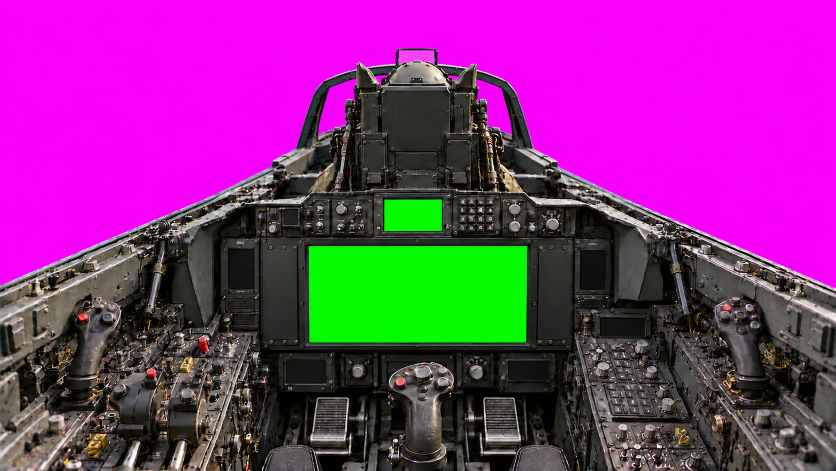
#> input picture assets/originals/cockpit/f15ex_day.png, 1672 x 941 px (shown at 1/2 size); its folder holds 2 pictures in this run
$ python cockpit_tiles.py
#> lines starting #> are read from the running program, lines starting #| are printed output that depends on the picture
"""The F-15 cockpit photos in four overlapping tiles each, and the prompt for each, for the owner to regenerate at 2x
(docs/ASSETS.md, «القمرة»: the photos are 1672 x 941 and are drawn some 1.7x larger on an iPhone).

  python3 tools/cockpit_tiles.py      # build/cockpit_tiles/{day,night}_{1..4}.png and .txt

Tiles: 940 x 529 of the original (16:9), two by two, overlapping 208 px across and 117 px down; each upscaled 2x
(Lanczos) so the generator keeps the size. 1 top left, 2 top right, 3 bottom left, 4 bottom right; their corners in the
original are TILES. Each prompt: the shared rules, the tile's own contents (where the magenta and green areas are, in
per cent of the tile), and day or night light. These are the prompts the owner was given.

Not written yet: putting the regenerated tiles back together (each found on the original by SIFT then ECC, blended over
the overlaps, the low frequencies from the original as in make_region.py's mosaic()), into a 3344 x 1882 photo for
make_cockpit.py.
"""
import os
import cv2

ROOT = os.path.dirname(os.path.dirname(os.path.abspath(__file__)))
SRC = os.path.join(ROOT, 'assets', 'originals', 'cockpit')
OUT = os.path.join(ROOT, 'build', 'cockpit_tiles')
W, H = 940, 529
TILES = {1: (0, 0), 2: (732, 0), 3: (0, 412), 4: (732, 412)}

CROP = {
    1: 'the top-left quarter of the full cockpit image. Flat magenta fills the upper-left two thirds (where the sky is), bounded by the left canopy rail, which runs as a straight diagonal from the bottom-left corner up to the right edge at about 24% of the height. Upper right: the canopy frame arch, and the front ejection seat headrest with two small pointed "horns" on top and a rectangular handle above it; magenta also shows through the arch between the arch and the headrest. Lower right: the top of the instrument panel with a row of knobs and switches, one small flat green rectangle (x 82-94%, y 75-87%), and the top edge of the large flat green display along the bottom (x 66-100%, y 93-100%).',
    2: 'the top-right quarter of the full cockpit image. Flat magenta fills the upper-right two thirds (where the sky is), bounded by the right canopy rail, which runs as a straight diagonal from the bottom-right corner up to the left edge at about 25% of the height. Upper left: the front ejection seat headrest with two small pointed "horns" on top and a rectangular handle above it, and the canopy frame arch curving to the right; magenta also shows through the arch. Lower left: the top of the instrument panel with one small flat green rectangle (x 4-16%, y 75-87%), a keypad of 4 x 4 square keys, two round knobs and a rotary selector, and the top edge of the large flat green display along the bottom (x 0-34%, y 93-100%).',
    3: 'the bottom-left quarter of the full cockpit image. Only a small flat magenta triangle in the top-left corner (along the top edge to about x 40%, and down the left edge to about y 29%), above the left canopy rail. Left: the left side console with the throttle grip (a red button on top), rows of knobs and toggle switches, a red guarded switch, and two small yellow-and-black handles; a hydraulic strut rises diagonally behind it. Right: the left part of the large flat green display (x 66-100%, y 15-52%) in a thick black bezel with screws, and the bottom of the small flat green display at the top (x 82-94%, y 0-9%). Bottom right: a rudder pedal, and the centre control stick grip with a red button. Bottom centre: the top edge of the seat cushion.',
    4: 'the bottom-right quarter of the full cockpit image. Only a small flat magenta triangle in the top-right corner (along the top edge from about x 58%, and down the right edge to about y 30%), above the right canopy rail. Left: the right part of the large flat green display (x 0-34%, y 15-52%) in a thick black bezel with screws, and the bottom of the small flat green display at the top (x 4-16%, y 0-9%). Bottom left: the centre control stick grip with a red button, and a rudder pedal. Right: the right side console with a keypad and many knobs, the right side-stick grip (a red button on top), and a hydraulic strut rising diagonally. Bottom centre: the top edge of the seat cushion.',
}


def prompt(k, night):
    n = night
    mats = ['Panels and consoles: matte dark grey painted aluminium (aviation grey), lightly worn on the edges, ' + ('' if n else 'a few real scuffs, ') + 'very fine paint texture.',
            'Knobs: black anodised metal with fine knurling. Toggle switches: chrome bat handles with metal guards.' + (' Keypad keys: square, dark grey, with crisp edges' + (' and green backlit markings.' if n else '.') if k in (2, 4) else '')]
    if k in (3, 4): mats.append('Grips and sticks: black hard rubber with a fine stipple texture and moulded finger grooves; red and grey buttons with clean, crisp edges.')
    if k in (1, 2): mats += ['Ejection seat headrest: dark olive and dark grey fabric and metal, with visible stitching.',
                             'Canopy frame arch: dark grey painted metal with a row of evenly spaced screws.']
    if k in (3, 4): mats += ['Rudder pedal: brushed steel with horizontal anti-slip ribs.',
                             'Small yellow-and-black handles stay where they are, with the same colours.']
    light = (['Like a professional full-frame DSLR photo: 35 mm lens, f/8, on a tripod with a long exposure, clean with no noise. Tack sharp from front to back, deep depth of field, in focus everywhere.',
              'Exactly the same night lighting as the input: a dark cockpit, the soft green backlighting on the panel legends, keys and knobs in the same places and at the same brightness, the same dark shadows. Do not brighten the image and add no light sources.',
              'Crisp micro detail at 100% zoom where light falls: screw slots, knurling, button edges, panel seams.'] if n else
             ['Like a professional full-frame DSLR photo: 35 mm lens, f/8, ISO 100, on a tripod. Tack sharp from front to back, deep depth of field, in focus everywhere.',
              'The same light as the input: soft daylight from above through the canopy, the same shadows, the same exposure and contrast, neutral white balance.',
              'Crisp micro detail at 100% zoom: individual screw slots, knurling, button edges, panel seams.'])
    li = lambda xs: '\n'.join('- ' + x for x in xs)
    # (the first round came back as the same picture upscaled and smoothed: no finer detail than a Lanczos 2x, the
    # dots still there; so the task now asks for the surfaces redrawn, not the picture enlarged)
    return f"""TASK: Re-render the attached image as a brand-new, ultra-detailed 4K photograph of exactly the same scene. The attached image is a soft, low-resolution, AI-painted crop. Do NOT just upscale, denoise or smooth it: that is not enough. Redraw every surface with new, real photographic micro-detail, as if the same scene were re-shot with a high-resolution camera.

SUBJECT: A crop of a {'night' if n else 'daylight'} photograph taken from the rear seat (weapons officer seat) of an F-15 fighter jet, looking forward over the front seat.{' The cockpit is dark, lit only by soft green panel backlighting.' if n else ''}

THIS CROP: {CROP[k]}

GEOMETRY (must match the input exactly):
- Same framing, camera position, lens and perspective. Do not crop, zoom, pan, rotate, mirror or extend the image.
- Every object keeps its exact position, outline, size and count: every knob, button, switch, switch guard, rivet, screw, panel seam, cable, handle and grip. Do not add, remove, merge, move or redesign anything.
- Straight lines stay straight. Panel edges and display bezels stay perfectly rectangular.

CHROMA KEY AREAS (must stay untouched):
- Every flat magenta area stays 100% flat pure #FF00FF (RGB 255,0,255): no texture, gradient, noise, sky, {'stars, ' if n else ''}clouds, glass, reflection or vignette.
- Every flat green area stays 100% flat pure #00FF00 (RGB 0,255,0): no screen content, glare, reflection, scanlines or texture.
- Their borders stay in exactly the same place, razor sharp: no blur, no halo, no coloured fringe, no magenta or green tint {'or glow ' if n else ''}on the metal next to them.
- {'No magenta anywhere else. The green panel backlighting stays much dimmer and darker than the pure #00FF00 areas.' if n else 'No magenta and no pure green anywhere else in the image.'}

CLEAN-UP (fix these defects of the input):
- Remove all the scattered tiny orange, gold, yellow and pink dots and speckles that cover the metal surfaces. They are artifacts, not details. Keep the real rivets and screw heads, which sit in regular rows along panel edges{', and keep the real green backlit legends and key markings' if n else ''}.
- Remove the crackle, craquelure and random vein patterns on the grips, the seat and the panels; replace them with the realistic materials below.
- No noise, film grain, JPEG blocks, banding, oversharpening halos or smeared "AI painting" texture.

MATERIALS (photorealistic):
{li(mats)}

PHOTO QUALITY:
{li(light)}

DO NOT add: any text, labels, numbers, logos, watermarks, people, hands, sky, {'stars' if n else 'clouds'}, scenery, glass reflections or lens flares.

OUTPUT: 16:9, 4K (3840 x 2160), PNG. More fine detail than the input everywhere, never less.
"""


def main():
    os.makedirs(OUT, exist_ok=True)
    for name in ('day', 'night'):
        im = cv2.imread(os.path.join(SRC, f'f15ex_{name}.png'))
#> im is the input picture: shape (941, 1672, 3); mean B, G, R 129.1, 49.3, 132.4
        for k, (x, y) in TILES.items():
            cv2.imwrite(os.path.join(OUT, f'{name}_{k}.png'), cv2.resize(im[y:y + H, x:x + W], (2 * W, 2 * H), interpolation=cv2.INTER_LANCZOS4))
            open(os.path.join(OUT, f'{name}_{k}.txt'), 'w').write(prompt(k, name == 'night'))
#> this loop made 4 passes
#> pass 1, in main, `cv2.imwrite(os.path.join(OUT, f'{name}_{k}.png'), cv2.resize(im[y:y + ..`:
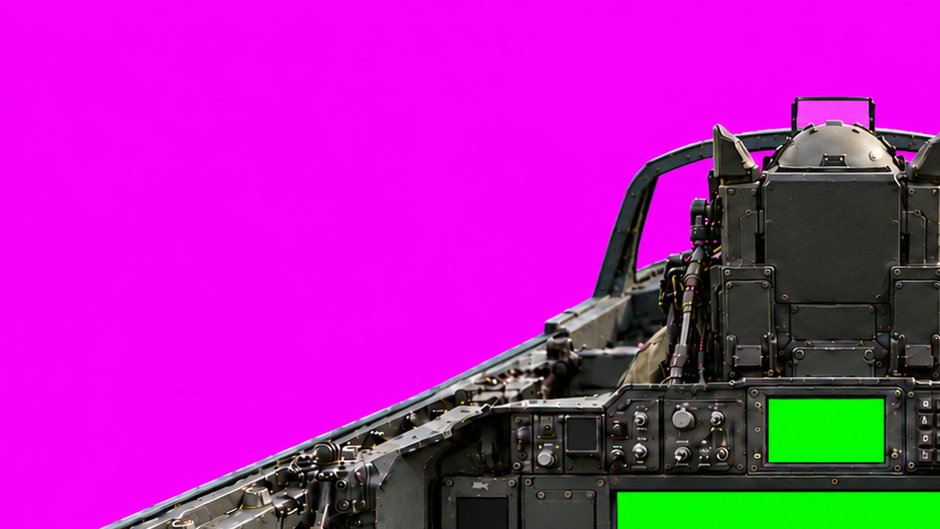
#> saved as day_1.png: shape (1058, 1880, 3) (shown at 1/2 size); mean B, G, R 177.3, 31.2, 176.6
#> pass 2, in main, `cv2.imwrite(os.path.join(OUT, f'{name}_{k}.png'), cv2.resize(im[y:y + ..`:
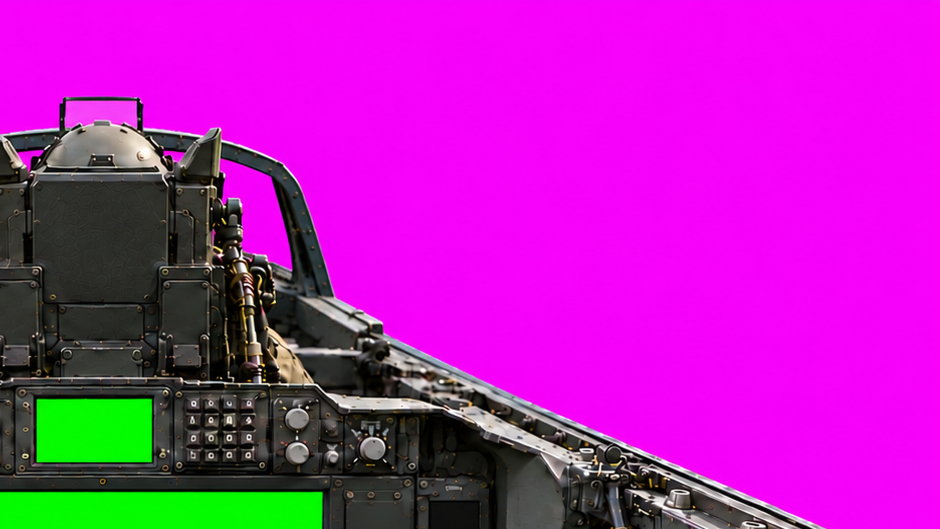
#> saved as day_2.png: shape (1058, 1880, 3) (shown at 1/2 size); mean B, G, R 179.3, 31.1, 178.9
#> pass 2 of the loop in main, `for name in ('day', 'night'):`:
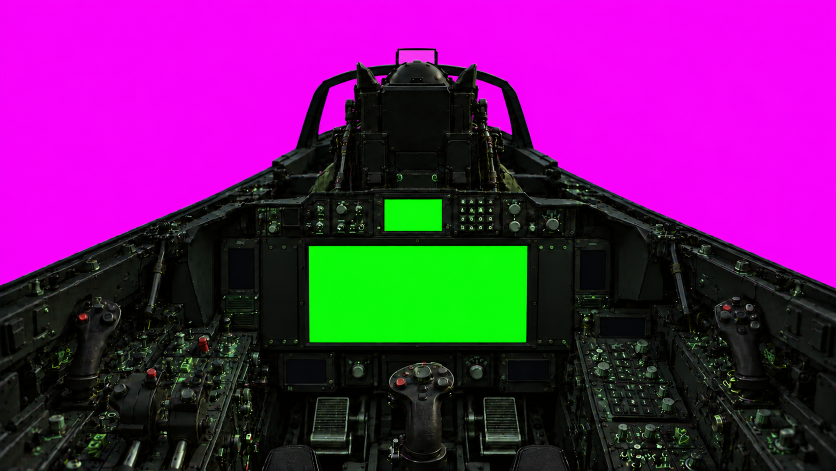
#> input picture assets/originals/cockpit/f15ex_night.png, 1672 x 941 px (shown at 1/2 size)
#> in main, im is the input picture: shape (941, 1672, 3); mean B, G, R 107.6, 28.3, 107.5
#> the loop in main, `for k, (x, y) in TILES.items():` made 4 passes
#> pass 1, in main, `cv2.imwrite(os.path.join(OUT, f'{name}_{k}.png'), cv2.resize(im[y:y + ..`:
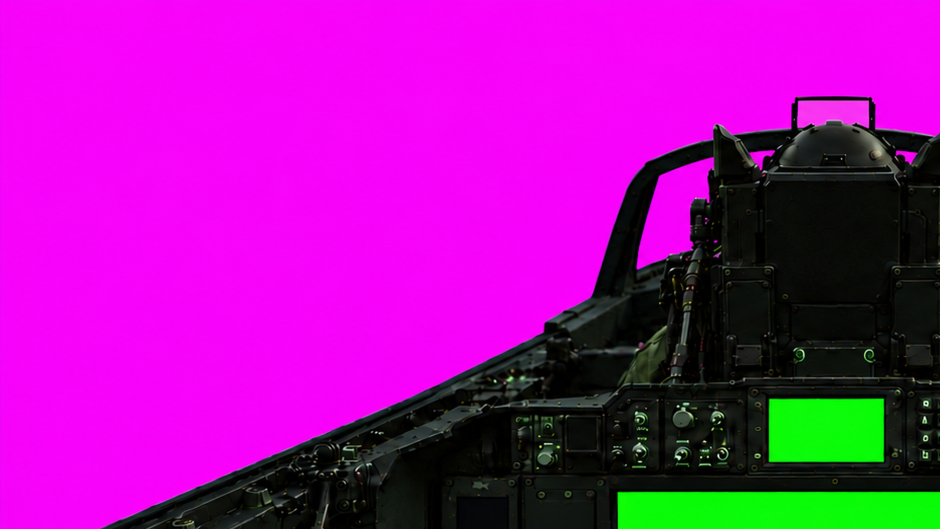
#> saved as night_1.png: shape (1058, 1880, 3) (shown at 1/2 size); mean B, G, R 164, 18.4, 162.7
#> pass 2, in main, `cv2.imwrite(os.path.join(OUT, f'{name}_{k}.png'), cv2.resize(im[y:y + ..`:
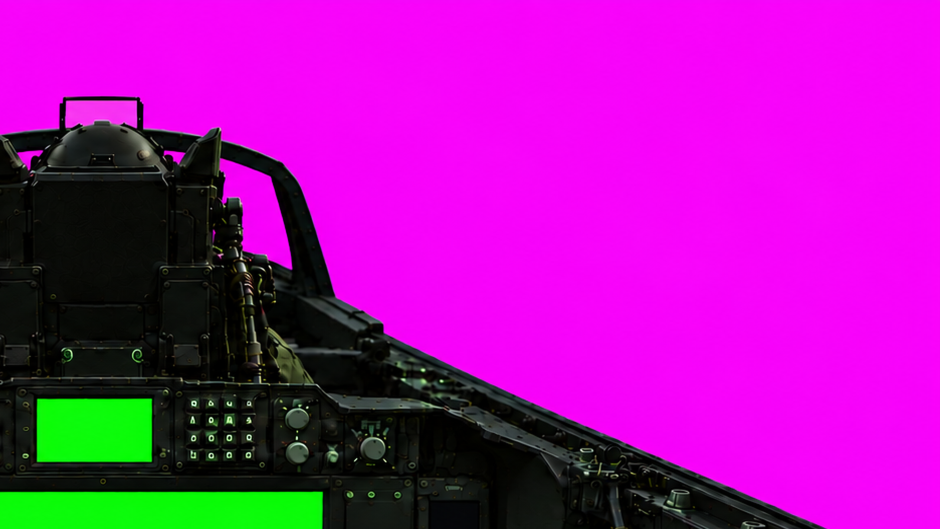
#> saved as night_2.png: shape (1058, 1880, 3) (shown at 1/2 size); mean B, G, R 166.4, 18.9, 165.2
    print('build/cockpit_tiles: 8 tiles and their prompts')


if __name__ == '__main__':
    main()
